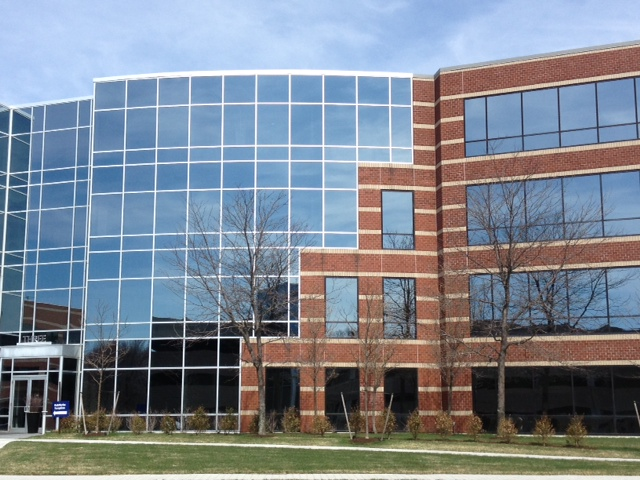
#> input picture opencvStitcher/Panorama-master/data/building/building3.jpg, 640 x 480 px, given in place of TDMovieOut.0.jpg, which was not available
$ python ImageStichung.py
#> lines starting #> are read from the running program, lines starting #| are printed output that depends on the picture; pictures that were not available may be replaced by others from this repository, and a replacement may not be noted
### opencvStitcher/Stitcher/Stitcher.py
import cv2
import numpy as np

class Stitcher:
    # 两图拼接函数
    def Stitch(self, images, ratio=0.75, reprojThresh=4.0, method=1):
        # 获取输入图片
        (imageB, imageA) = images
        # 检测A、B图片的SIFT关键特征点，并计算特征描述子
        (kpsA, featuresA) = self.detectAndDescribe(imageA)
        (kpsB, featuresB) = self.detectAndDescribe(imageB)

        # 匹配两张图片的所有特征点，返回匹配结果
        M = self.matchKeypoints(kpsA, kpsB, featuresA, featuresB, ratio, reprojThresh, method=method)

        # 如果返回结果为空，没有匹配成功的特征点，退出算法
        if M is None:
            return None

        # 否则，提取匹配结果
        # H是3x3视角变换矩阵
        (matches, H, status) = M
        # 将图片A进行视角变换，result是变换后图片
        result = cv2.warpPerspective(imageA, H, (imageA.shape[1] + imageB.shape[1], imageA.shape[0]))

        # 将图片B传入result图片最左端
        result[0:imageB.shape[0], 0:imageB.shape[1]] = imageB

        # 生成匹配图片
        vis = self.drawMatches(imageA, imageB, kpsA, kpsB, matches, status)

        return (result, vis)

    def detectAndDescribe(self, image):
        # 将彩色图片转换成灰度图
        gray = cv2.cvtColor(image, cv2.COLOR_BGR2GRAY)

        # 建立SIFT生成器
        # descriptor = cv2.SIFT_create()
        descriptor = cv2.xfeatures2d.SIFT_create()
        # 检测SIFT特征点，并计算描述子
        (kps, features) = descriptor.detectAndCompute(gray, None)

        # 将结果转换成NumPy数组
        kps = np.float32([kp.pt for kp in kps])

        # 返回特征点集，及对应的描述特征
        return (kps, features)

    def matchKeypoints(self, kpsA, kpsB, featuresA, featuresB, ratio, reprojThresh, method):  # method=1为BF暴力匹配， method=2为Flann匹配
        if method == 1:
            # 建立暴力匹配器
            matcher = cv2.BFMatcher()
            # 使用KNN检测来自A、B图的SIFT特征匹配对，K=2
            rawMatches = matcher.knnMatch(featuresA, featuresB, 2)
            matches = []
            for m in rawMatches:
                # 当最近距离跟次近距离的比值小于ratio值时，保留此匹配对
                if len(m) == 2 and m[0].distance < m[1].distance * ratio:
                    # 存储两个点在featuresA, featuresB中的索引值
                    matches.append((m[0].trainIdx, m[0].queryIdx))

            # 当筛选后的匹配对大于4时，计算视角变换矩阵
            if len(matches) > 4:
                # 获取匹配对的点坐标
                ptsA = np.float32([kpsA[i] for (_, i) in matches])
                ptsB = np.float32([kpsB[i] for (i, _) in matches])

                # 计算视角变换矩阵
                (H, status) = cv2.findHomography(ptsA, ptsB, cv2.RANSAC, reprojThresh)

                # 返回结果
                return (matches, H, status)

            # 如果匹配对小于4时，返回None
            return None
        else:
            # 建立Flann匹配器
            FLANN_INDEX_KDTREE = 1
            index_params = dict(algorithm=FLANN_INDEX_KDTREE, trees=5)
            search_params = dict(checks=50)
            flann = cv2.FlannBasedMatcher(index_params, search_params)
            rawMatches = flann.knnMatch(featuresA, featuresB, k=2)

            matches = []
            for m in rawMatches:
                # 当最近距离跟次近距离的比值小于ratio值时，保留此匹配对
                if len(m) == 2 and m[0].distance < m[1].distance * ratio:
                    # 存储两个点在featuresA, featuresB中的索引值
                    matches.append((m[0].trainIdx, m[0].queryIdx))

            # 当筛选后的匹配对大于4时，计算视角变换矩阵
            if len(matches) > 4:
                # 获取匹配对的点坐标
                ptsA = np.float32([kpsA[i] for (_, i) in matches])
                ptsB = np.float32([kpsB[i] for (i, _) in matches])

                # 计算视角变换矩阵
                (H, status) = cv2.findHomography(ptsA, ptsB, cv2.RANSAC, reprojThresh)

                # 返回结果
                return (matches, H, status)

            # 如果匹配对小于4时，返回None
            return None


    def drawMatches(self, imageA, imageB, kpsA, kpsB, matches, status):
        # 初始化可视化图片，将A、B图左右连接到一起
        (hA, wA) = imageA.shape[:2]
        (hB, wB) = imageB.shape[:2]
        vis = np.zeros((max(hA, hB), wA + wB, 3), dtype="uint8")
        vis[0:hA, 0:wA] = imageA
        vis[0:hB, wA:] = imageB

        # 联合遍历，画出匹配对
        for ((trainIdx, queryIdx), s) in zip(matches, status):
            # 当点对匹配成功时，画到可视化图上
            if s == 1:
                # 画出匹配对
                ptA = (int(kpsA[queryIdx][0]), int(kpsA[queryIdx][1]))
                ptB = (int(kpsB[trainIdx][0]) + wA, int(kpsB[trainIdx][1]))
                cv2.line(vis, ptA, ptB, (0, 255, 0), 1)

        # 返回可视化结果
        return vis


# 主程序
# 读取拼接图片
# imageA = cv2.imread("1.png")
# imageB = cv2.imread("2.png")

imageA = cv2.imread(r"C:\Users\yl\Desktop\sucai\TDMovieOut.0.jpg")  # (path,0) 已经是灰度图了
#> imageA is the input picture: shape (480, 640, 3); mean B, G, R 144.9, 133.7, 125.2
imageB = cv2.imread(r"C:\Users\yl\Desktop\sucai\TDMovieOut.1.jpg")
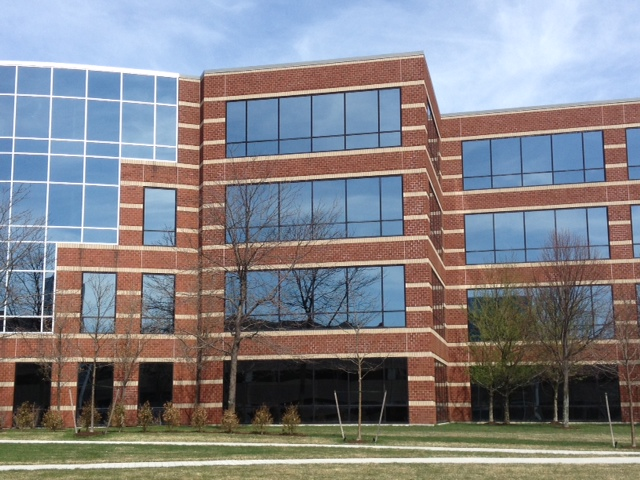
#> input picture opencvStitcher/Panorama-master/data/building/building4.jpg, 640 x 480 px, given in place of TDMovieOut.1.jpg, which was not available
#> imageB is the input picture: shape (480, 640, 3); mean B, G, R 135.1, 130.7, 131.9

# 把图片拼接成全景图
stitcher = Stitcher()
(result, vis) = stitcher.Stitch([imageA, imageB], method=1)
#> in detectAndDescribe, `gray = cv2.cvtColor(image, cv2.COLOR_BGR2GRAY)`:
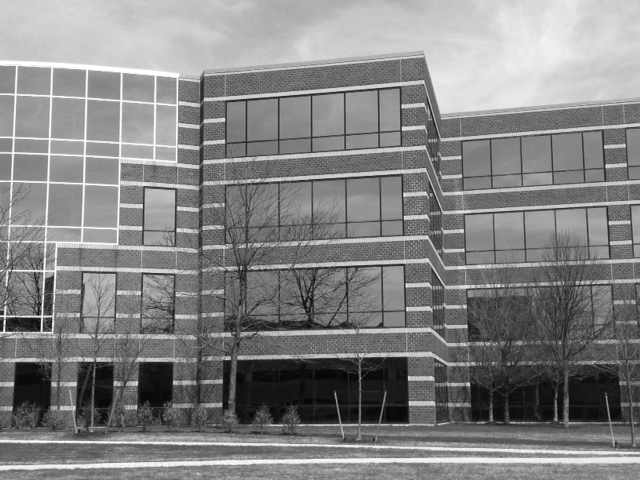
#> gray: shape (480, 640); min 0, max 255, mean 131.5
#> in detectAndDescribe, `(kps, features) = descriptor.detectAndCompute(gray, None)`: kps = 2246 keypoints; strongest (x, y, size): (4, 322, 1.8), (468, 384, 2.8), (409, 378, 3.2), (5, 316, 2.6)
#> in detectAndDescribe, `kps = np.float32([kp.pt for kp in kps])`: kps = 2246 pairs, first value 3.06 to 636.9, second value 48.44 to 476.6
#> in Stitch, `(kpsA, featuresA) = self.detectAndDescribe(imageA)`: kpsA has the same summary as kps in detectAndDescribe
#> in detectAndDescribe (call 2), `gray = cv2.cvtColor(image, cv2.COLOR_BGR2GRAY)`:
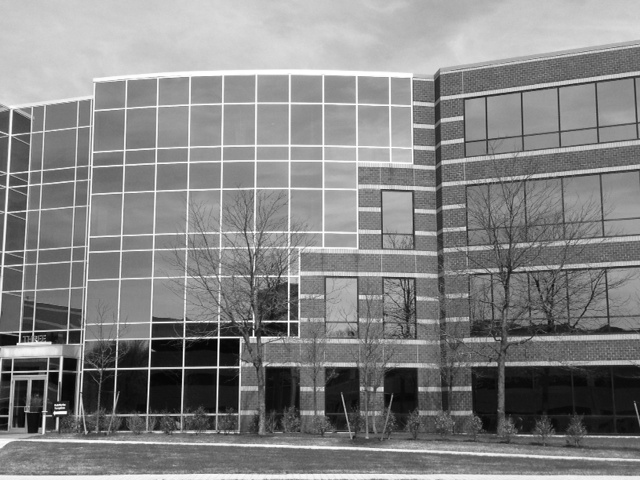
#> gray: shape (480, 640); min 1, max 255, mean 132.4
#> in detectAndDescribe (call 2), `(kps, features) = descriptor.detectAndCompute(gray, None)`: kps = 2155 keypoints; strongest (x, y, size): (65, 412, 2.4), (55, 413, 2.4), (270, 321, 1.8), (57, 419, 2.1)
#> in detectAndDescribe (call 2), `kps = np.float32([kp.pt for kp in kps])`: kps = 2155 pairs, first value 2.29 to 636.6, second value 47.96 to 476.7
#> in Stitch, `(kpsB, featuresB) = self.detectAndDescribe(imageB)`: kpsB has the same summary as kps in detectAndDescribe
#> in matchKeypoints, `rawMatches = matcher.knnMatch(featuresA, featuresB, 2)`: rawMatches = 2246 matches
#> after the loop in matchKeypoints, `for m in rawMatches:`: matches = 164 pairs, first value 227 to 2151, second value 4 to 2219
#> in matchKeypoints, `ptsA = np.float32([kpsA[i] for (_, i) in matches])`: ptsA = 164 pairs, first value 3.96 to 628.8, second value 63.17 to 471.4
#> in matchKeypoints, `ptsB = np.float32([kpsB[i] for (i, _) in matches])`: ptsB = 164 pairs, first value 57.01 to 636.2, second value 71.89 to 470.3
#> in matchKeypoints, `(H, status) = cv2.findHomography(ptsA, ptsB, cv2.RANSAC, reprojThresh)`: H = [[0.829, 0.044, 236.2], [-0.0987, 0.968, 14.58], [-0.00034, 1.42e-05, 1]]; status = 164 values, max 1 at index 3, min 0 at index 0, mean 0.384
#> the loop in drawMatches, `for ((trainIdx, queryIdx), s) in zip(matches, status):` made 164 passes
#> (trainIdx, queryIdx, s, ptA, ptB) on passes 4, 5, 7, 10, 11, 12, 16, 17, 20, 22, 23, 26: (853, 87, [1], (32, 384), (920, 388)), (855, 90, [1], (32, 384), (920, 388)), (914, 133, [1], (46, 360), (933, 364)), (918, 144, [1], (48, 322), (933, 327)), (939, 164, [1], (51, 334), (937, 339)), (896, 172, [1], (52, 64), (929, 72)), (1015, 265, [1], (80, 255), (961, 260)), (1041, 277, [1], (81, 242), (963, 247)), (1084, 334, [1], (96, 385), (982, 387)), (1119, 389, [1], (115, 252), (996, 256)), (1136, 390, [1], (115, 289), (997, 293)), (1147, 403, [1], (118, 269), (999, 273))
#> (ptA, ptB) on passes 63 to 68: ((173, 169), (1049, 170)), ((174, 274), (1054, 278)), ((174, 368), (1059, 375)), ((174, 382), (1060, 388)), ((175, 373), (1059, 379)), ((175, 74), (1049, 75))
#> after the loop in drawMatches, `for ((trainIdx, queryIdx), s) in zip(matches, status):`:
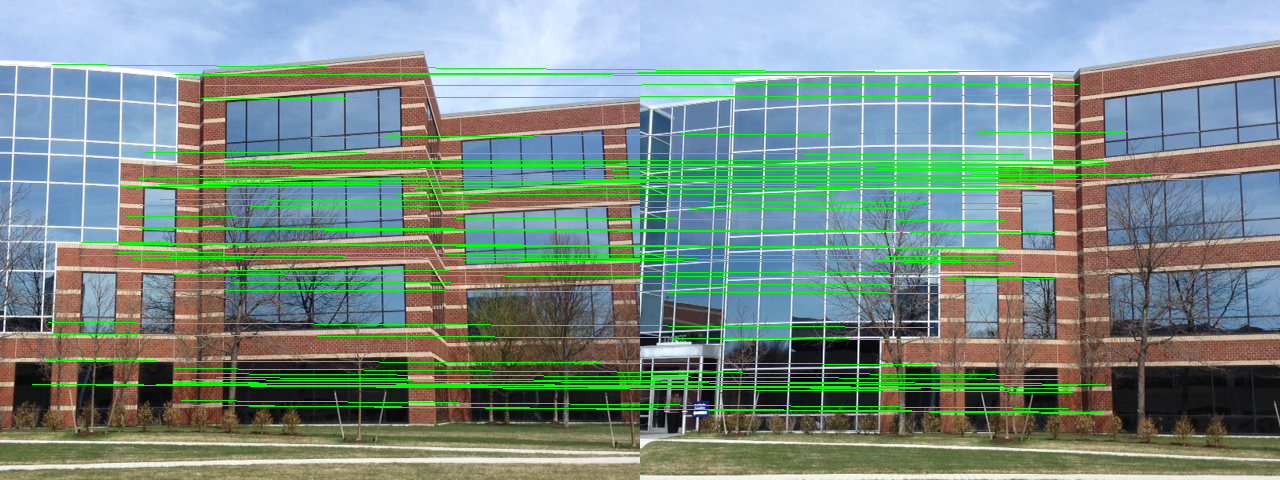
#> vis: shape (480, 1280, 3); mean B, G, R 131, 141.6, 120.4

# 显示所有图片
cv2.imshow("Image A", imageA)
cv2.imshow("Image B", imageB)
cv2.imshow("Keypoint Matches", vis)
cv2.imshow("Result", result)
cv2.waitKey(0)
cv2.destroyAllWindows()

### opencvStitcher/Stitcher/ImageStichung.py

from Stitcher import Stitcher
import cv2


imageA = cv2.imread(r"/opencv/data/building/building1.jpg", 0)
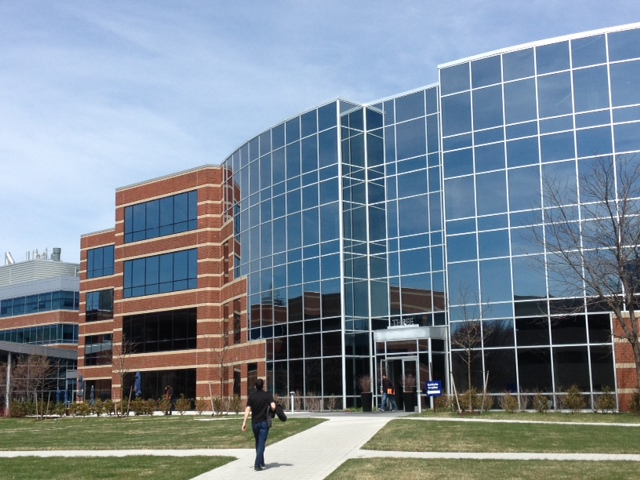
#> input picture opencvStitcher/Panorama-master/data/building/building1.jpg, 640 x 480 px, found by its file name
#> imageA: shape (480, 640); min 0, max 255, mean 133.4
imageB = cv2.imread(r"/opencv/data/building/building2.jpg", 0)
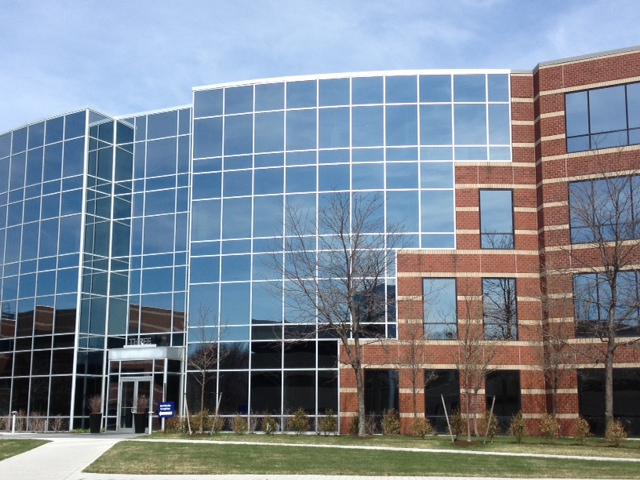
#> input picture opencvStitcher/Panorama-master/data/building/building2.jpg, 640 x 480 px, found by its file name
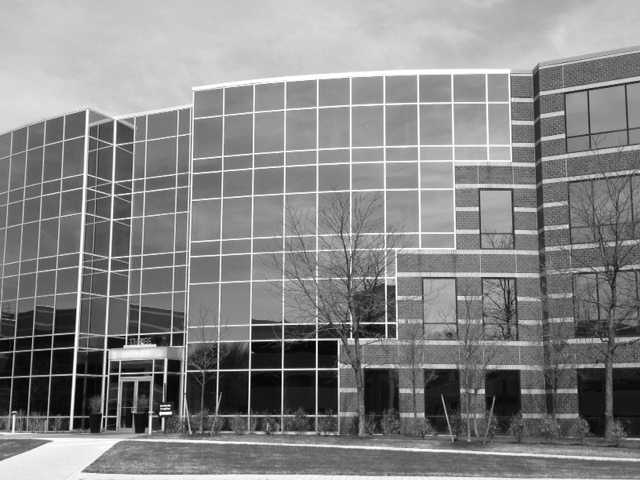
#> imageB: shape (480, 640); min 0, max 255, mean 133.7

#  把图片拼接成全景图
stitcher = Stitcher()
#> (the run stopped early here; a loop or call above may not have finished)
